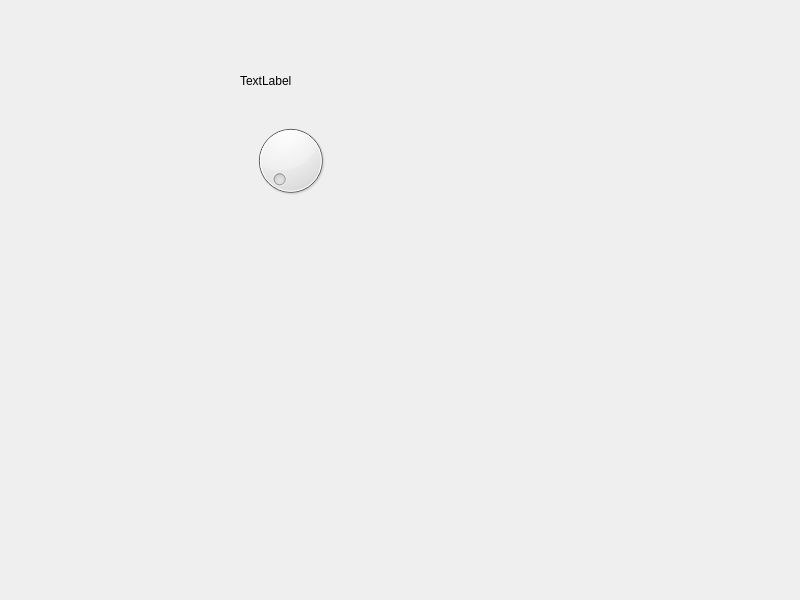
<?xml version="1.0" encoding="UTF-8"?>
<ui version="4.0">
 <class>Widget</class>
 <widget class="QWidget" name="Widget">
  <property name="geometry">
   <rect>
    <x>0</x>
    <y>0</y>
    <width>800</width>
    <height>600</height>
   </rect>
  </property>
  <property name="windowTitle">
   <string>Widget</string>
  </property>
  <widget class="QLabel" name="label">
   <property name="geometry">
    <rect>
     <x>240</x>
     <y>60</y>
     <width>131</width>
     <height>41</height>
    </rect>
   </property>
   <property name="text">
    <string>TextLabel</string>
   </property>
  </widget>
  <widget class="QDial" name="dial">
   <property name="geometry">
    <rect>
     <x>250</x>
     <y>120</y>
     <width>81</width>
     <height>81</height>
    </rect>
   </property>
  </widget>
 </widget>
 <resources/>
 <connections/>
</ui>
